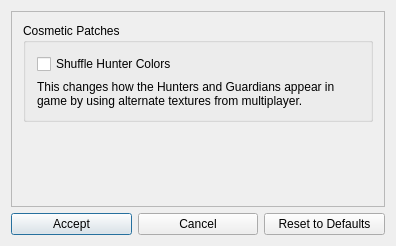
<?xml version="1.0" encoding="UTF-8"?>
<ui version="4.0">
 <class>HuntersCosmeticPatchesDialog</class>
 <widget class="QDialog" name="HuntersCosmeticPatchesDialog">
  <property name="geometry">
   <rect>
    <x>0</x>
    <y>0</y>
    <width>396</width>
    <height>246</height>
   </rect>
  </property>
  <property name="windowTitle">
   <string>Hunters Game - Cosmetic Options</string>
  </property>
  <layout class="QGridLayout" name="gridLayout">
   <item row="1" column="0" colspan="3">
    <widget class="QScrollArea" name="scrollArea">
     <property name="widgetResizable">
      <bool>true</bool>
     </property>
     <widget class="QWidget" name="scroll_area_contents">
      <property name="geometry">
       <rect>
        <x>0</x>
        <y>0</y>
        <width>376</width>
        <height>199</height>
       </rect>
      </property>
      <layout class="QGridLayout" name="gridLayout_2">
       <item row="0" column="0">
        <widget class="QGroupBox" name="cosmetic_patches_box">
         <property name="title">
          <string>Cosmetic Patches</string>
         </property>
         <layout class="QVBoxLayout" name="verticalLayout">
          <item>
           <widget class="QCheckBox" name="shuffle_hunter_colors_check">
            <property name="text">
             <string>Shuffle Hunter Colors</string>
            </property>
           </widget>
          </item>
          <item>
           <widget class="QLabel" name="shuffle_hunter_colors_label">
            <property name="sizePolicy">
             <sizepolicy hsizetype="Preferred" vsizetype="Preferred">
              <horstretch>0</horstretch>
              <verstretch>0</verstretch>
             </sizepolicy>
            </property>
            <property name="minimumSize">
             <size>
              <width>0</width>
              <height>0</height>
             </size>
            </property>
            <property name="font">
             <font>
              <kerning>true</kerning>
             </font>
            </property>
            <property name="text">
             <string>This changes how the Hunters and Guardians appear in game by using alternate textures from multiplayer.</string>
            </property>
            <property name="wordWrap">
             <bool>true</bool>
            </property>
           </widget>
          </item>
         </layout>
        </widget>
       </item>
       <item row="1" column="0">
        <spacer name="verticalSpacer">
         <property name="sizeHint" stdset="0">
          <size>
           <width>20</width>
           <height>40</height>
          </size>
         </property>
        </spacer>
       </item>
      </layout>
     </widget>
    </widget>
   </item>
   <item row="2" column="2">
    <widget class="QPushButton" name="reset_button">
     <property name="text">
      <string>Reset to Defaults</string>
     </property>
    </widget>
   </item>
   <item row="2" column="1">
    <widget class="QPushButton" name="cancel_button">
     <property name="text">
      <string>Cancel</string>
     </property>
    </widget>
   </item>
   <item row="2" column="0">
    <widget class="QPushButton" name="accept_button">
     <property name="text">
      <string>Accept</string>
     </property>
     <property name="default">
      <bool>true</bool>
     </property>
    </widget>
   </item>
  </layout>
 </widget>
 <layoutdefault spacing="6" margin="11"/>
 <resources/>
 <connections/>
</ui>
